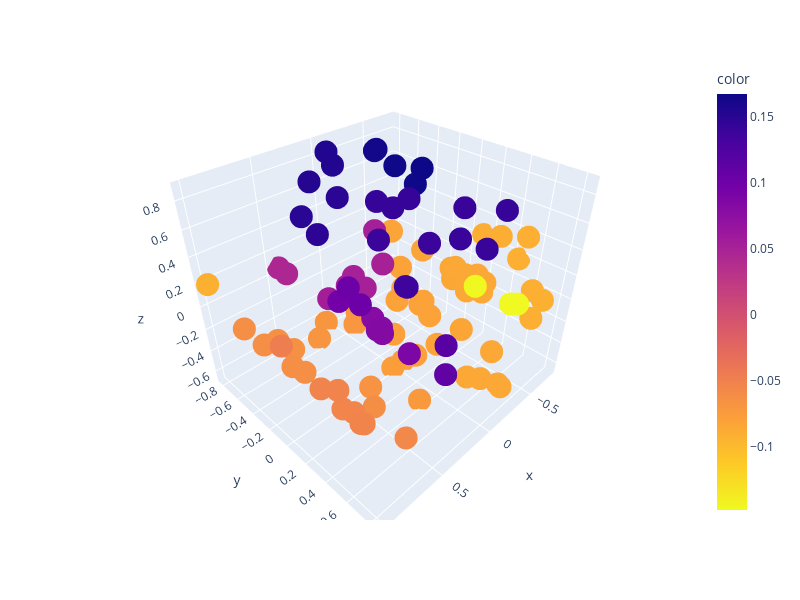

Notebook cell for this chart:
### Code cell
fig = px.scatter_3d(df, x='x',y='y',z='z',color=G.U[:,1],height = 600, width=800,color_continuous_scale=px.colors.sequential.Plasma_r)
fig.show()
